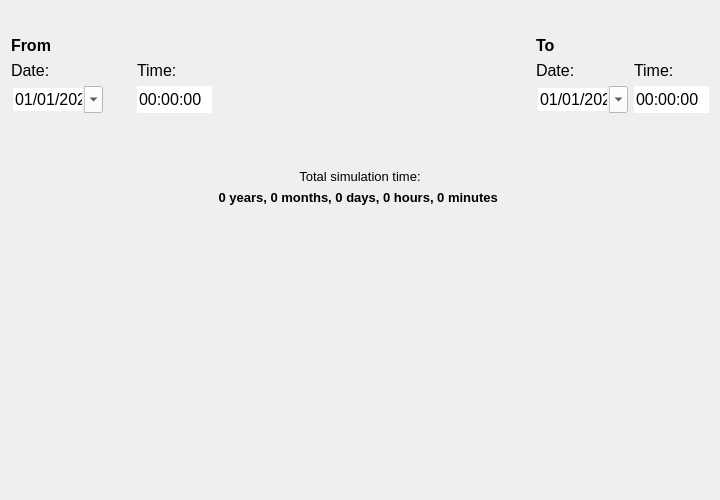
<?xml version="1.0" encoding="UTF-8"?>
<ui version="4.0">
 <class>Form</class>
 <widget class="QWidget" name="Form">
  <property name="windowModality">
   <enum>Qt::NonModal</enum>
  </property>
  <property name="geometry">
   <rect>
    <x>0</x>
    <y>0</y>
    <width>720</width>
    <height>500</height>
   </rect>
  </property>
  <property name="sizePolicy">
   <sizepolicy hsizetype="Fixed" vsizetype="Minimum">
    <horstretch>0</horstretch>
    <verstretch>0</verstretch>
   </sizepolicy>
  </property>
  <property name="font">
   <font>
    <family>Segoe UI</family>
    <pointsize>10</pointsize>
   </font>
  </property>
  <property name="windowTitle">
   <string>Form</string>
  </property>
  <property name="autoFillBackground">
   <bool>true</bool>
  </property>
  <property name="styleSheet">
   <string notr="true">QComboBox {background-color: rgba(255, 255, 255);}</string>
  </property>
  <layout class="QGridLayout" name="gridLayout">
   <item row="3" column="0">
    <widget class="QLabel" name="label_4">
     <property name="sizePolicy">
      <sizepolicy hsizetype="Minimum" vsizetype="Preferred">
       <horstretch>0</horstretch>
       <verstretch>0</verstretch>
      </sizepolicy>
     </property>
     <property name="font">
      <font>
       <family>Segoe UI</family>
       <pointsize>12</pointsize>
      </font>
     </property>
     <property name="text">
      <string>Date:</string>
     </property>
    </widget>
   </item>
   <item row="2" column="5">
    <widget class="QLabel" name="label_10">
     <property name="font">
      <font>
       <family>Segoe UI</family>
       <pointsize>12</pointsize>
       <weight>75</weight>
       <bold>true</bold>
      </font>
     </property>
     <property name="text">
      <string>To</string>
     </property>
    </widget>
   </item>
   <item row="5" column="4">
    <spacer name="verticalSpacer_2">
     <property name="orientation">
      <enum>Qt::Vertical</enum>
     </property>
     <property name="sizeType">
      <enum>QSizePolicy::Fixed</enum>
     </property>
     <property name="sizeHint" stdset="0">
      <size>
       <width>20</width>
       <height>50</height>
      </size>
     </property>
    </spacer>
   </item>
   <item row="4" column="4">
    <spacer name="horizontalSpacer_2">
     <property name="orientation">
      <enum>Qt::Horizontal</enum>
     </property>
     <property name="sizeType">
      <enum>QSizePolicy::Expanding</enum>
     </property>
     <property name="sizeHint" stdset="0">
      <size>
       <width>125</width>
       <height>20</height>
      </size>
     </property>
    </spacer>
   </item>
   <item row="4" column="0">
    <widget class="QDateEdit" name="date_from">
     <property name="font">
      <font>
       <family>Segoe UI</family>
       <pointsize>12</pointsize>
      </font>
     </property>
     <property name="styleSheet">
      <string notr="true">QDateEdit {background-color: white;}</string>
     </property>
     <property name="frame">
      <bool>false</bool>
     </property>
     <property name="buttonSymbols">
      <enum>QAbstractSpinBox::NoButtons</enum>
     </property>
     <property name="displayFormat">
      <string>dd/MM/yyyy</string>
     </property>
     <property name="calendarPopup">
      <bool>true</bool>
     </property>
     <property name="date">
      <date>
       <year>2020</year>
       <month>1</month>
       <day>1</day>
      </date>
     </property>
    </widget>
   </item>
   <item row="4" column="5">
    <widget class="QDateEdit" name="date_to">
     <property name="font">
      <font>
       <family>Segoe UI</family>
       <pointsize>12</pointsize>
      </font>
     </property>
     <property name="styleSheet">
      <string notr="true">QDateEdit {background-color: white;}</string>
     </property>
     <property name="frame">
      <bool>false</bool>
     </property>
     <property name="buttonSymbols">
      <enum>QAbstractSpinBox::NoButtons</enum>
     </property>
     <property name="displayFormat">
      <string>dd/MM/yyyy</string>
     </property>
     <property name="calendarPopup">
      <bool>true</bool>
     </property>
     <property name="date">
      <date>
       <year>2020</year>
       <month>1</month>
       <day>1</day>
      </date>
     </property>
    </widget>
   </item>
   <item row="7" column="0" colspan="7">
    <widget class="QLabel" name="label_total_time">
     <property name="sizePolicy">
      <sizepolicy hsizetype="Expanding" vsizetype="Preferred">
       <horstretch>0</horstretch>
       <verstretch>0</verstretch>
      </sizepolicy>
     </property>
     <property name="font">
      <font>
       <family>Segoe UI</family>
       <pointsize>10</pointsize>
       <weight>75</weight>
       <bold>true</bold>
      </font>
     </property>
     <property name="text">
      <string>0 years, 0 months, 0 days, 0 hours, 0 minutes </string>
     </property>
     <property name="alignment">
      <set>Qt::AlignCenter</set>
     </property>
    </widget>
   </item>
   <item row="4" column="3">
    <widget class="QTimeEdit" name="time_from">
     <property name="font">
      <font>
       <family>Segoe UI</family>
       <pointsize>12</pointsize>
      </font>
     </property>
     <property name="autoFillBackground">
      <bool>true</bool>
     </property>
     <property name="styleSheet">
      <string notr="true">QTimeEdit {background-color: white;}</string>
     </property>
     <property name="locale">
      <locale language="English" country="Netherlands"/>
     </property>
     <property name="frame">
      <bool>false</bool>
     </property>
     <property name="buttonSymbols">
      <enum>QAbstractSpinBox::NoButtons</enum>
     </property>
    </widget>
   </item>
   <item row="6" column="0" colspan="7">
    <widget class="QLabel" name="label_13">
     <property name="sizePolicy">
      <sizepolicy hsizetype="Expanding" vsizetype="Preferred">
       <horstretch>0</horstretch>
       <verstretch>0</verstretch>
      </sizepolicy>
     </property>
     <property name="font">
      <font>
       <family>Segoe UI</family>
       <pointsize>10</pointsize>
      </font>
     </property>
     <property name="text">
      <string>Total simulation time:</string>
     </property>
     <property name="alignment">
      <set>Qt::AlignCenter</set>
     </property>
    </widget>
   </item>
   <item row="3" column="1">
    <widget class="QLabel" name="label_5">
     <property name="sizePolicy">
      <sizepolicy hsizetype="Minimum" vsizetype="Preferred">
       <horstretch>0</horstretch>
       <verstretch>0</verstretch>
      </sizepolicy>
     </property>
     <property name="font">
      <font>
       <family>Segoe UI</family>
       <pointsize>10</pointsize>
      </font>
     </property>
     <property name="text">
      <string/>
     </property>
    </widget>
   </item>
   <item row="8" column="4">
    <spacer name="verticalSpacer">
     <property name="orientation">
      <enum>Qt::Vertical</enum>
     </property>
     <property name="sizeHint" stdset="0">
      <size>
       <width>20</width>
       <height>40</height>
      </size>
     </property>
    </spacer>
   </item>
   <item row="3" column="2">
    <widget class="QLabel" name="label_6">
     <property name="sizePolicy">
      <sizepolicy hsizetype="Minimum" vsizetype="Preferred">
       <horstretch>0</horstretch>
       <verstretch>0</verstretch>
      </sizepolicy>
     </property>
     <property name="font">
      <font>
       <family>Segoe UI</family>
       <pointsize>10</pointsize>
      </font>
     </property>
     <property name="text">
      <string/>
     </property>
    </widget>
   </item>
   <item row="2" column="0">
    <widget class="QLabel" name="label_3">
     <property name="font">
      <font>
       <family>Segoe UI</family>
       <pointsize>12</pointsize>
       <weight>75</weight>
       <bold>true</bold>
      </font>
     </property>
     <property name="text">
      <string>From</string>
     </property>
    </widget>
   </item>
   <item row="3" column="6">
    <widget class="QLabel" name="label_9">
     <property name="sizePolicy">
      <sizepolicy hsizetype="Minimum" vsizetype="Preferred">
       <horstretch>0</horstretch>
       <verstretch>0</verstretch>
      </sizepolicy>
     </property>
     <property name="font">
      <font>
       <family>Segoe UI</family>
       <pointsize>12</pointsize>
      </font>
     </property>
     <property name="text">
      <string>Time:</string>
     </property>
    </widget>
   </item>
   <item row="0" column="0" colspan="7">
    <layout class="QVBoxLayout" name="svg_lout">
     <property name="bottomMargin">
      <number>0</number>
     </property>
    </layout>
   </item>
   <item row="3" column="3">
    <widget class="QLabel" name="label_7">
     <property name="sizePolicy">
      <sizepolicy hsizetype="Minimum" vsizetype="Preferred">
       <horstretch>0</horstretch>
       <verstretch>0</verstretch>
      </sizepolicy>
     </property>
     <property name="font">
      <font>
       <family>Segoe UI</family>
       <pointsize>12</pointsize>
      </font>
     </property>
     <property name="text">
      <string>Time:</string>
     </property>
    </widget>
   </item>
   <item row="4" column="6">
    <widget class="QTimeEdit" name="time_to">
     <property name="font">
      <font>
       <family>Segoe UI</family>
       <pointsize>12</pointsize>
      </font>
     </property>
     <property name="autoFillBackground">
      <bool>true</bool>
     </property>
     <property name="styleSheet">
      <string notr="true">QTimeEdit {background-color: white;}</string>
     </property>
     <property name="locale">
      <locale language="English" country="Netherlands"/>
     </property>
     <property name="frame">
      <bool>false</bool>
     </property>
     <property name="buttonSymbols">
      <enum>QAbstractSpinBox::NoButtons</enum>
     </property>
    </widget>
   </item>
   <item row="3" column="5">
    <widget class="QLabel" name="label">
     <property name="sizePolicy">
      <sizepolicy hsizetype="Minimum" vsizetype="Preferred">
       <horstretch>0</horstretch>
       <verstretch>0</verstretch>
      </sizepolicy>
     </property>
     <property name="font">
      <font>
       <family>Segoe UI</family>
       <pointsize>12</pointsize>
      </font>
     </property>
     <property name="text">
      <string>Date:</string>
     </property>
    </widget>
   </item>
   <item row="1" column="0">
    <spacer name="verticalSpacer_3">
     <property name="orientation">
      <enum>Qt::Vertical</enum>
     </property>
     <property name="sizeType">
      <enum>QSizePolicy::Fixed</enum>
     </property>
     <property name="sizeHint" stdset="0">
      <size>
       <width>20</width>
       <height>25</height>
      </size>
     </property>
    </spacer>
   </item>
  </layout>
 </widget>
 <resources/>
 <connections/>
</ui>
